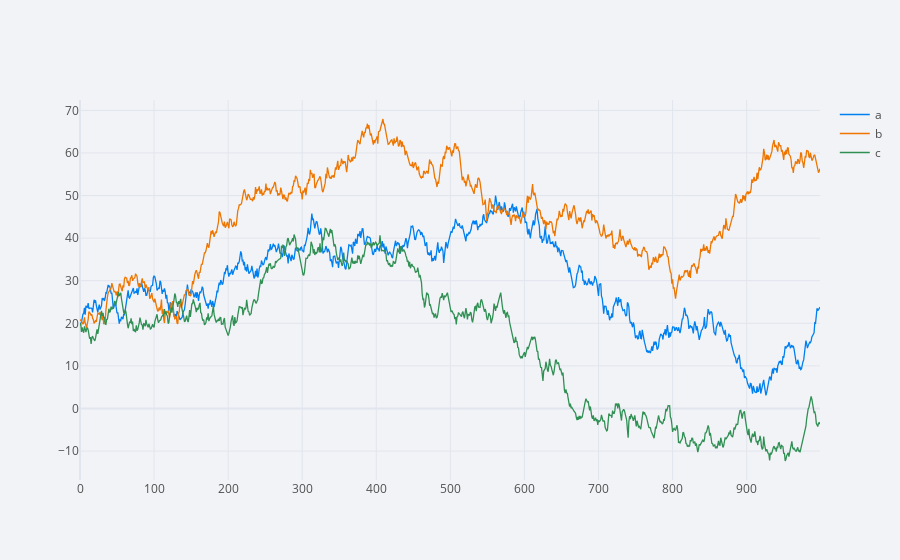

Notebook code for this chart:
### Code cell
df.iplot()

### Figure 1 — Plotly figure (JSON) as saved in the notebook; plotly's stock layout.template omitted (floating-point values rounded to 4 significant figures; data arrays with more than 128 entries replaced by an {"elided": "..."} marker saying what was removed)
{"data": [{"line": {"color": "rgba(0, 128, 240, 1.0)", "dash": "solid", "shape": "linear", "width": 1.3}, "mode": "lines", "name": "a", "text": "", "type": "scatter", "x": {"elided": "1000 int values"}, "y": {"elided": "1000 float values"}}, {"line": {"color": "rgba(238, 118, 0, 1.0)", "dash": "solid", "shape": "linear", "width": 1.3}, "mode": "lines", "name": "b", "text": "", "type": "scatter", "x": {"elided": "1000 int values"}, "y": {"elided": "1000 float values"}}, {"line": {"color": "rgba(48, 144, 84, 1.0)", "dash": "solid", "shape": "linear", "width": 1.3}, "mode": "lines", "name": "c", "text": "", "type": "scatter", "x": {"elided": "1000 int values"}, "y": {"elided": "1000 float values"}}], "layout": {"legend": {"bgcolor": "#F2F3F7", "font": {"color": "#505050"}}, "paper_bgcolor": "#F2F3F7", "plot_bgcolor": "#F2F3F7", "title": {"font": {"color": "#484848"}}, "xaxis": {"gridcolor": "#E1E5ED", "showgrid": true, "tickfont": {"color": "#505050"}, "title": {"font": {"color": "#505050"}, "text": ""}, "zerolinecolor": "#E1E5ED"}, "yaxis": {"gridcolor": "#E1E5ED", "showgrid": true, "tickfont": {"color": "#505050"}, "title": {"font": {"color": "#505050"}, "text": ""}, "zerolinecolor": "#E1E5ED"}}}
